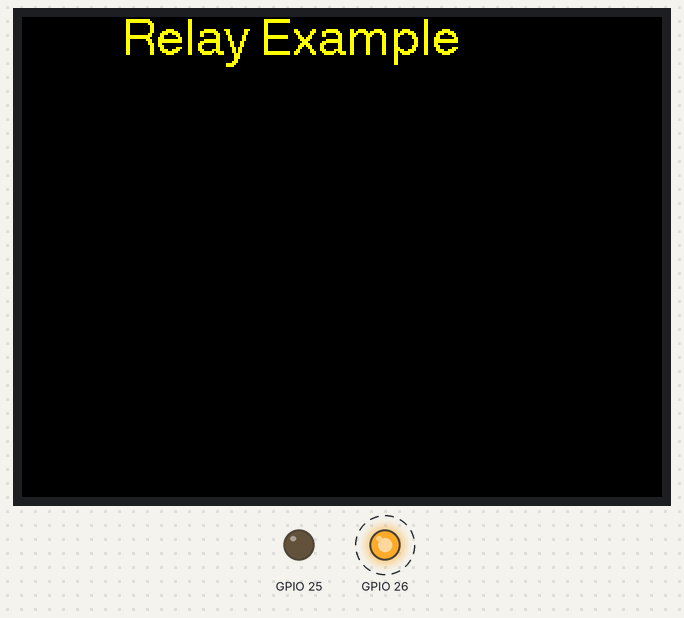
A sketch run on a simulated ESP32. Shown: 320×240 colour display, output pins drawn as LEDs (lit = HIGH). Dashed ring = blinking.

Above: at 0.3 s.
Timing chart, 0 to 130.0 s (numbered marks = the images above):
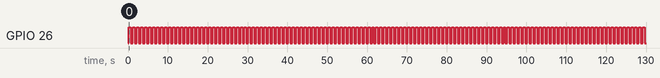

The sketch:

RELAY.ino
```cpp
/*
    Description: Use RELAY to switch on and off the circuit.
*/
#include <M5Stack.h>

void setup() {
  M5.begin();
  M5.Power.begin();
  M5.Lcd.clear(BLACK);
  M5.Lcd.setTextFont(4);
  M5.Lcd.setTextColor(YELLOW, BLACK);
  M5.Lcd.setCursor(50, 0, 4);
  M5.Lcd.println(("Relay Example"));
  //disable the speak noise
  dacWrite(25, 0);
  pinMode(26, OUTPUT);
}

void loop(void) {
  digitalWrite(26, HIGH);
  delay(500);
  digitalWrite(26, LOW);
  delay(500);
}
```

Measured:
- by itself, GPIO 26: alternates HIGH for 0.50 s and LOW for 0.50 s
